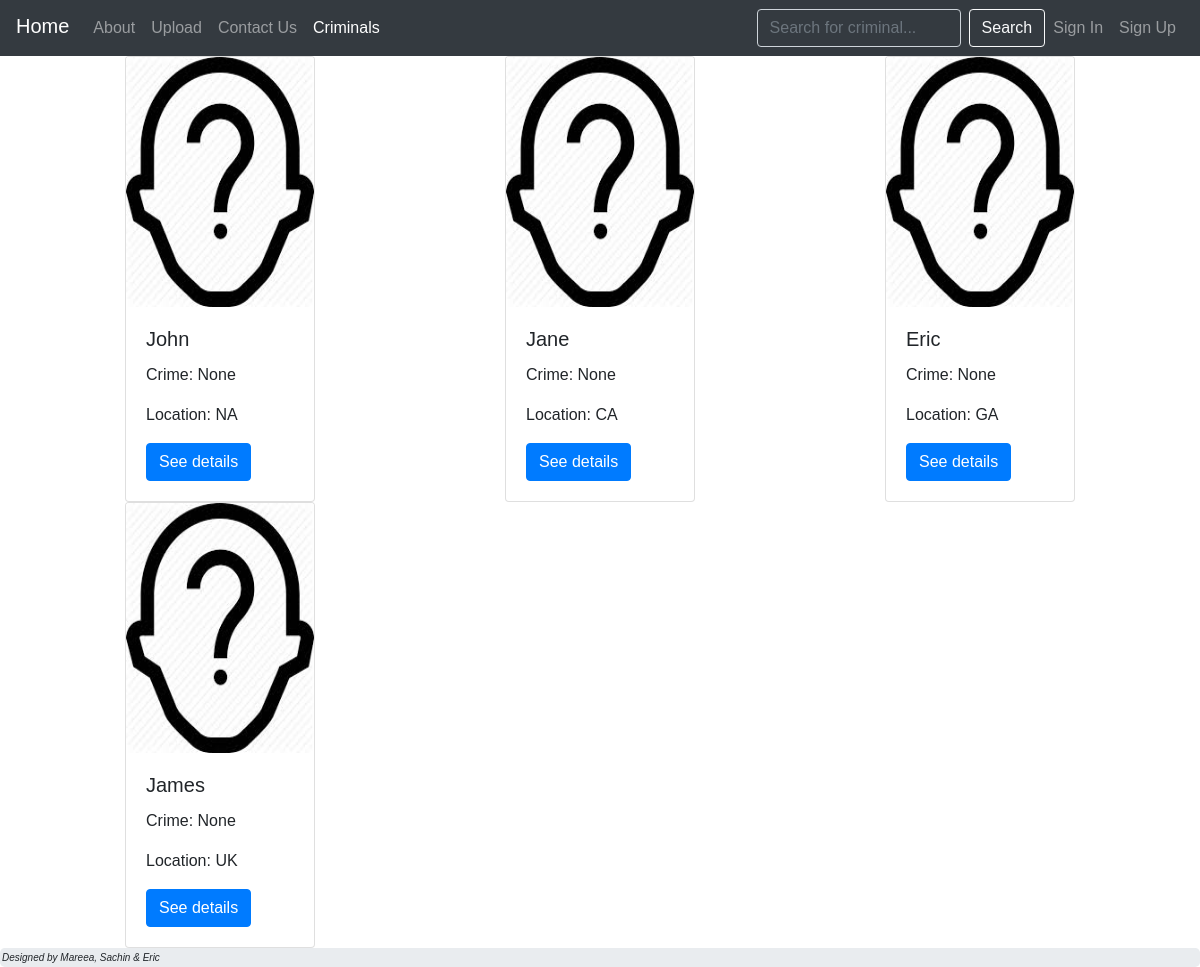
Before: /criminals/ with the older database file.
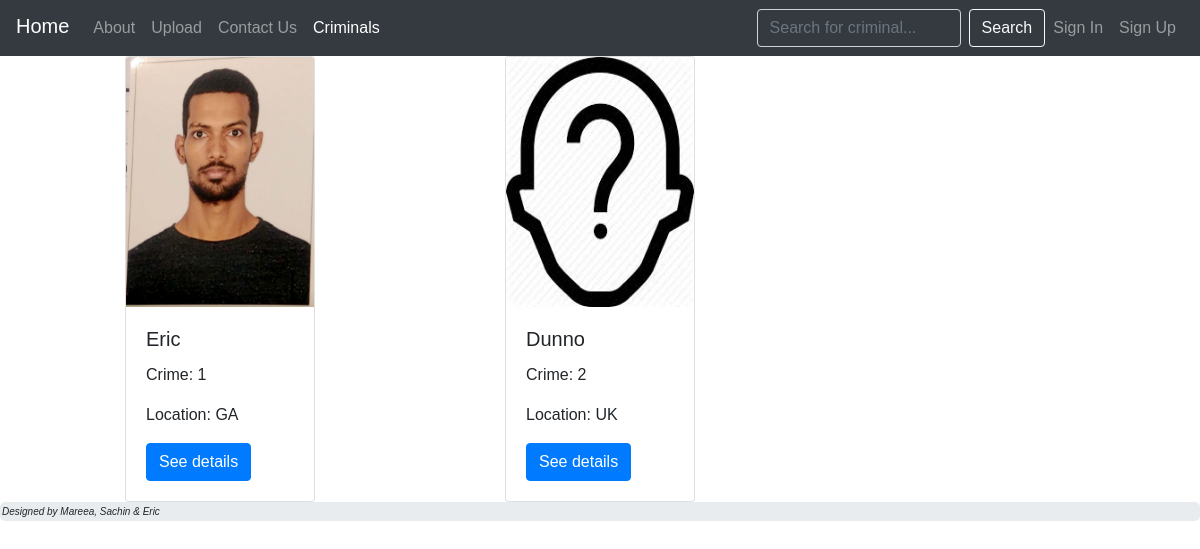
After: the same page with the newer database file.
### criminals/models.py (models this page shows, shortened)
class Criminal(models.Model):
    criminal_id = models.AutoField(primary_key=True)
    name = models.CharField(max_length=30)
    phys_desc = models.CharField(blank=True, max_length=250)
    location = models.CharField(max_length=2)
    photo = models.ImageField(blank=True, upload_to='criminals/', default='criminals/missing.jpeg')
    rating = models.FloatField(default=0)

### criminals/views.py (the view)
# urls.py: path('', views.display, name='criminals'),
def display(request):
    criminals = Criminal.objects.all()
    return render(request, 'criminals/display.html', {'criminals': criminals})

### criminals/templates/criminals/display.html (shortened to what this page needs)
{% extends 'base_template.html' %}
{% block content %}
<div class="container">
  <div class="row">
    {% for criminal in criminals %}
    <div class="col-sm-4 p-0">
      <div class="card w-50 mx-auto">
        <img class="card-img-top" src="{{ criminal.photo.url }}" alt="Card image cap">
        <div class="card-body">
          <h5 class="card-title">{{ criminal.name }}</h5>
          <p class="card-text">Crime: {{ criminal.criminal_id }} </p>
          <p class="card-text">Location: {{ criminal.location }} </p>
          <a href="#" class="btn btn-primary">See details</a>
        </div>
      </div>
    </div>
    {% endfor %}
  </div>
</div>
{% endblock %}

### templates/base_template.html (shortened to what this page needs)
<!DOCTYPE html>
<html lang="en">
<head>
  <link rel="stylesheet" href="https://stackpath.bootstrapcdn.com/bootstrap/4.3.1/css/bootstrap.min.css"
>
  <link rel="stylesheet" type="text/css" href="{% static 'css/styles.css' %}">
</head>
<body>
  <div class="container-fluid p-0">
    <nav class="navbar navbar-expand-sm bg-dark navbar-dark fixed-top">
      <a class="navbar-brand" href="{% url 'home' %}">Home</a>
      <div class="collapse navbar-collapse" id="navbarSupportedContent">
        <ul class="navbar-nav mr-auto">
          <li class="nav-item">
            <a class="nav-link {% if request.resolver_match.url_name == 'about'%} active {% endif %}" href="#">About</a>
          </li>
          <li class="nav-item">
            <a class="nav-link {% if request.resolver_match.url_name == 'upload'%} active {% endif %}" href=" {% url 'upload:upload' %} ">Upload</a>
          </li>
          <li class="nav-item">
            <a class="nav-link {% if request.resolver_match.url_name == 'contact'%} active {% endif %}" href="{% url 'contact:contact' %}">Contact Us</a>
          </li>
          <li class="nav-item">
            <a class="nav-link {% if request.resolver_match.url_name == 'criminals'%} active {% endif %}" href=" {% url 'criminals:criminals'%} ">Criminals</a>
          </li>
        </ul>
        <form class="form-inline my-2 my-lg-0 ml-auto">
          <input class="form-control mr-sm-2 bg-transparent" type="search" placeholder="Search for criminal..."
            aria-label="Search">
          <div class="mt-1 mt-md-0">
            <button class="search btn btn-outline-light" type="submit">Search</button>
          </div>
        </form>
        <ul class="navbar-nav">
          {% if user.is_authenticated %}
          <li class="nav-item">
            <form action=" {% url 'accounts:logout'%} " method="POST">
              {% csrf_token %}
              <input class="logout" type="submit" value="Logout">
            </form>
          </li>
          {% else %}
          <li class="nav-item">
            <a class="nav-link {% if request.resolver_match.url_name == 'login'%} active {% endif %}" href="{% url 'accounts:login' %}"> Sign In </a>
          </li>
          <li class="nav-item">
            <a class="nav-link {% if request.resolver_match.url_name == 'signup'%} active {% endif %}" href=" {% url 'accounts:signup' %} "> Sign Up </a>
          </li>
          {% endif %}
        </ul>
      </div>
    </nav>
  </div>
  {% block content %} {% endblock %}
  <div class="jumbotron footer" style="margin-bottom:0">
    <p>Designed by Mareea, Sachin & Eric</p>
  </div>
</body>
</html>

### static/css/styles.css (style rules this page uses)
body { font-family: 'Gill Sans', 'Gill Sans MT', Calibri, 'Trebuchet MS', sans-serif; padding-top: 56px; }
.card-img-top { width: 100%; height: 250px; }
.navbar-brand { padding-top: 0px; }
.footer { padding: 2px; }
.footer p { margin-bottom: 0; font-style: italic; font-size: 10px; font-family: 'Lucida Sans', 'Lucida Sans Regular', 'Lucida Grande', 'Lucida Sans Unicode', Geneva, Verdana, sans-serif; }
.card { display: flex; }

Changed rows visible on the page:
removed Criminal: name "John", criminal_id "None", location "NA"
removed Criminal: name "Jane", criminal_id "None", location "CA"
removed Criminal: name "Eric", criminal_id "None", location "GA"
removed Criminal: name "James", criminal_id "None", location "UK"
added Criminal: photo (picture), name "Eric", criminal_id "1", location "GA"
added Criminal: photo (picture), name "Dunno", criminal_id "2", location "UK"
